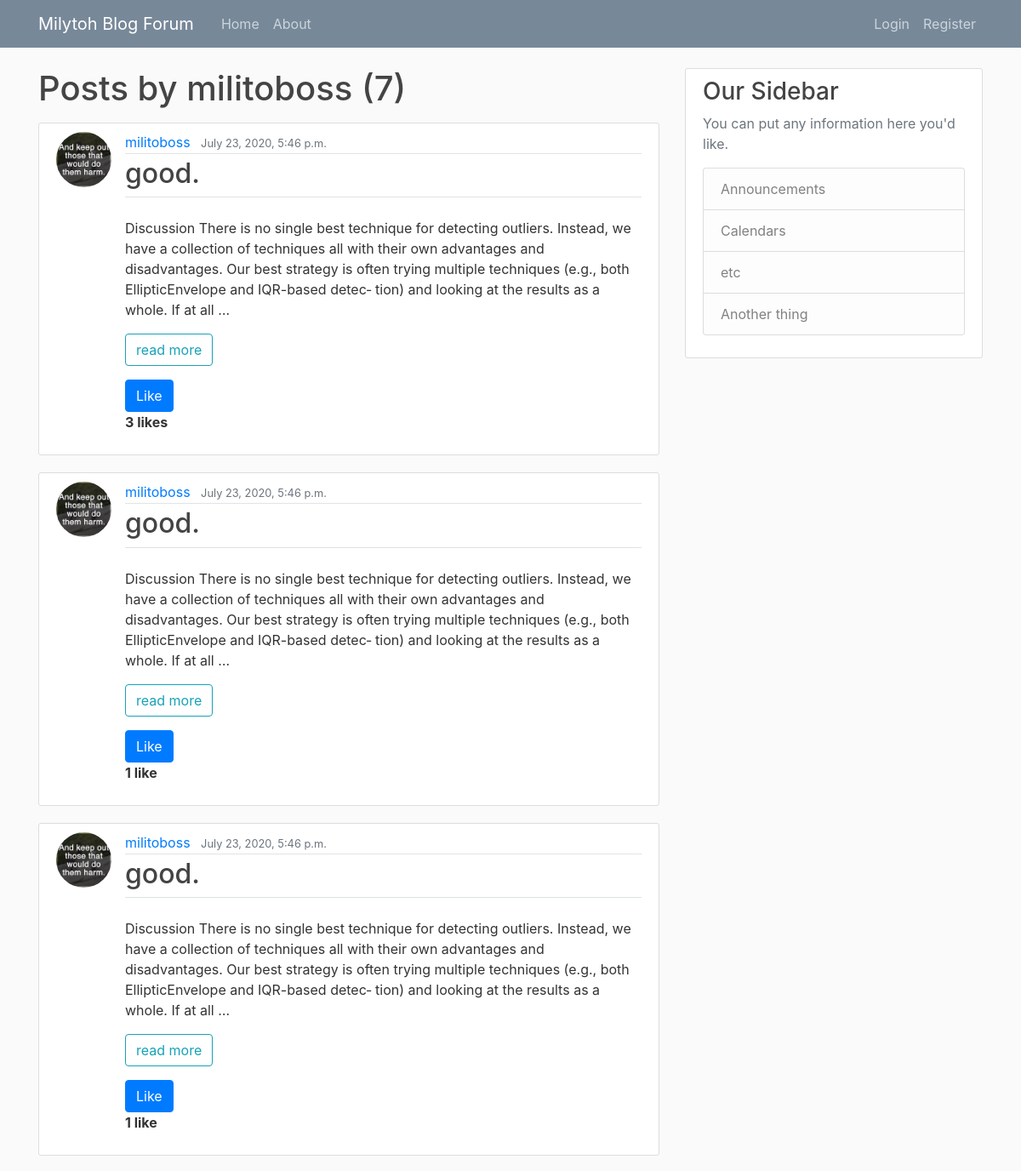
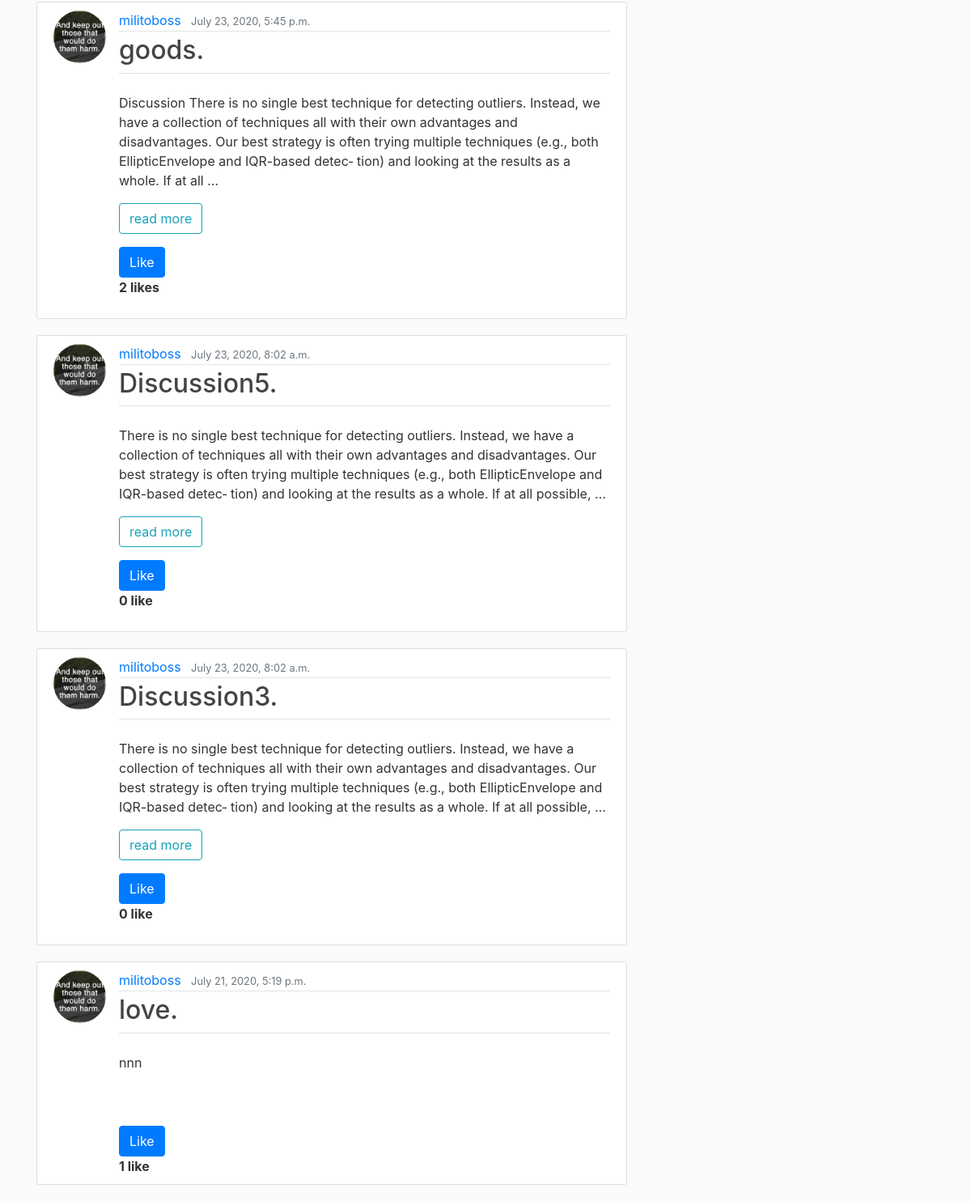
The app's page /user/militoboss with its own data (2 pictures, top to bottom).
### myblog/models.py (models this page shows, shortened)
class Post(models.Model):
    title = models.CharField(max_length=100)
    content = models.TextField()
    date_posted = models.DateTimeField(default=timezone.now)
    author = models.ForeignKey(User, on_delete=models.CASCADE)
    liked = models.ManyToManyField(User, default=None, blank=True, related_name='liked')

### users/models.py (models this page shows, shortened)
class Profile(models.Model):
    user = models.OneToOneField(User, on_delete=models.CASCADE)
    image = models.ImageField(default='default.jpg', upload_to='profile_pics')

### myblog/views.py (the view)
# urls.py: path('user/<str:username>', UserPostListVeiw.as_view(), name='user-posts'),
class UserPostListVeiw(ListView):
    model = Post
    template_name = 'myblog/user_posts.html'
    context_object_name = 'posts'
    paginate_by = 8
    def get_queryset(self):
        user = get_object_or_404(User, username=self.kwargs.get('username'))
        return Post.objects.filter(author=user).order_by('-date_posted')

### myblog/templates/myblog/user_posts.html (shortened to what this page needs)
{% extends 'myblog/base.html'%}
{% block content %}
<h1 class="mb-3">Posts by {{ view.kwargs.username }}  ({{ page_obj.paginator.count }})</h1>
  {% for post in posts %}
   <article class="media content-section">
    <a href="{{ post.author.profile.image.url}}">
     <img class="rounded-circle article-img"  src="{{ post.author.profile.image.url}}">
     </a>
    <div class="media-body">
      <div class="article-metadata">
        <a class="mr-2" href="{% url 'myblog:user-posts' post.author.username %}">{{ post.author }}</a>
        <small class="text-muted">{{ post.date_posted }}</small>
      </div>
        <legend class="border-bottom mb-4">
          <h2><a class="article-title" href="{% url 'myblog:post-detail' post.id %}">{{ post.title }}.</a></h2>
        </legend>
          {% if post.content|length > 50%}
            {{ post.content|safe|truncatewords:"50"|linebreaks }}
            <a class="btn btn-outline-info" href="{% url 'myblog:post-detail' post.id %}"> read more </a>
           <form action="{% url 'myblog:like-post' %}" method="POST">
          {% if user not in post.liked.all %}
             <button class="btn btn-primary mt-3" type="submit">Like </button>
          {% else %}
            <button class="btn btn-danger mt-3" style="background-color: rgb(153, 109, 109)" type="submit"> Unlike </button>
          {% endif %}
        </form>
        {% if user in post.liked.all %}
            {% if post.liked.all.count <= 1 %}
               <strong>   {{post.liked.all.count  }}  like</strong>
            {% else %}
               <strong> {{post.liked.all.count}}  likes </strong>
            {% endif %}
        {% else  %}
            {% if post.liked.all.count  <= 1 %}
              <strong> {{post.liked.all.count}}  like</strong>
            {% else %}
              <strong> {{post.liked.all.count}}  likes </strong>
            {% endif %}
        {% endif %}
          {% else %}
             <p class="article-content">{{ post.content }}</p>
           <form action="{% url 'myblog:like-post' %}" method="POST">
          {% if user not in post.liked.all %}
             <button class="btn btn-primary mt-3" type="submit">Like </button>
          {% else %}
            <button class="btn btn-danger mt-3" style="background-color: rgb(153, 109, 109)" type="submit"> Unlike </button>
          {% endif %}
        </form>
        {% if user in post.liked.all %}
            {% if post.liked.all.count <= 1 %}
               <strong>   {{post.liked.all.count  }}  like</strong>
            {% else %}
               <strong> {{post.liked.all.count}}  likes </strong>
            {% endif %}
        {% else  %}
            {% if post.liked.all.count  <= 1 %}
              <strong> {{post.liked.all.count}}  like</strong>
            {% else %}
              <strong> {{post.liked.all.count}}  likes </strong>
            {% endif %}
        {% endif %}
          {% endif %}
    </div>
  </article>
  {%endfor%}
{% endblock content %}

### myblog/static/myblog/main.css (style rules this page uses)
body { background: #fafafa; color: #333333; margin-top: 5rem; }
h1, h2, h3, h4, h5, h6 { color: #444444; }
.content-section { background: #ffffff; padding: 10px 20px; border: 1px solid #dddddd; border-radius: 3px; margin-bottom: 20px; }
.article-title { color: #444444; }
.article-content { white-space: pre-line; margin-bottom: 50px; }
.article-img { height: 65px; width: 65px; margin-right: 16px; }
.article-metadata { padding-bottom: 1px; margin-bottom: 4px; border-bottom: 1px solid #e3e3e3 }

### records on screen
Post: author.profile.image (placeholder picture), author "militoboss", date_posted "July 23, 2020, 5:46 p.m.", title "good", content "Discussion There is no single best technique for detecting outliers. Instead, we have a collection of techniques all with their own advantages and disadvantages. Our best strategy is often trying multiple techniques (e.g., both EllipticEnvelope and IQR-based detec‐ tion) and looking at the results as a whole. If at all …", shows "Like", liked.all.count "3"
Post: author.profile.image (placeholder picture), author "militoboss", date_posted "July 23, 2020, 5:46 p.m.", title "good", content "Discussion There is no single best technique for detecting outliers. Instead, we have a collection of techniques all with their own advantages and disadvantages. Our best strategy is often trying multiple techniques (e.g., both EllipticEnvelope and IQR-based detec‐ tion) and looking at the results as a whole. If at all …", shows "Like", liked.all.count "1"
Post: author.profile.image (placeholder picture), author "militoboss", date_posted "July 23, 2020, 5:46 p.m.", title "good", content "Discussion There is no single best technique for detecting outliers. Instead, we have a collection of techniques all with their own advantages and disadvantages. Our best strategy is often trying multiple techniques (e.g., both EllipticEnvelope and IQR-based detec‐ tion) and looking at the results as a whole. If at all …", shows "Like", liked.all.count "1"
Post: author.profile.image (placeholder picture), author "militoboss", date_posted "July 23, 2020, 5:45 p.m.", title "goods", content "Discussion There is no single best technique for detecting outliers. Instead, we have a collection of techniques all with their own advantages and disadvantages. Our best strategy is often trying multiple techniques (e.g., both EllipticEnvelope and IQR-based detec‐ tion) and looking at the results as a whole. If at all …", shows "Like", liked.all.count "2"
Post: author.profile.image (placeholder picture), author "militoboss", date_posted "July 23, 2020, 8:02 a.m.", title "Discussion5", content "There is no single best technique for detecting outliers. Instead, we have a collection of techniques all with their own advantages and disadvantages. Our best strategy is often trying multiple techniques (e.g., both EllipticEnvelope and IQR-based detec‐ tion) and looking at the results as a whole. If at all possible, …", shows "Like", liked.all.count "0"
Post: author.profile.image (placeholder picture), author "militoboss", date_posted "July 23, 2020, 8:02 a.m.", title "Discussion3", content "There is no single best technique for detecting outliers. Instead, we have a collection of techniques all with their own advantages and disadvantages. Our best strategy is often trying multiple techniques (e.g., both EllipticEnvelope and IQR-based detec‐ tion) and looking at the results as a whole. If at all possible, …", shows "Like", liked.all.count "0"
Post: author.profile.image (placeholder picture), author "militoboss", date_posted "July 21, 2020, 5:19 p.m.", title "love", content "nnn", shows "Like", liked.all.count "1"

### other values on screen
{{ view.kwargs.username }} "militoboss"
{{ page_obj.paginator.count }} "7"
